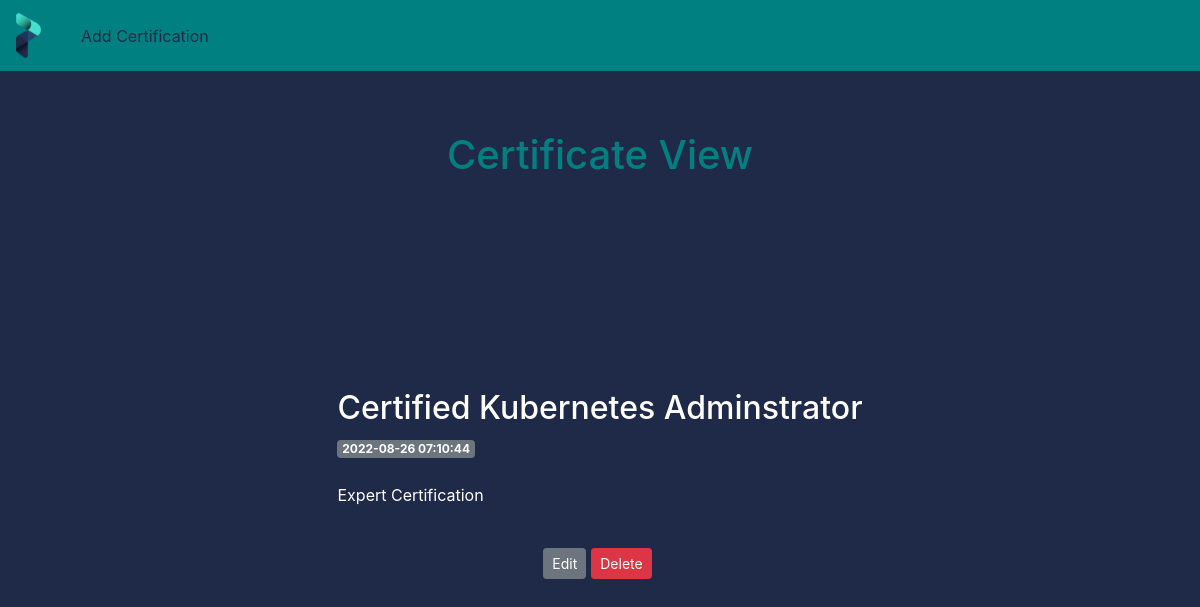
Page /8 on the committed database.
### tables this page shows
CREATE TABLE posts (
    id INTEGER PRIMARY KEY AUTOINCREMENT,
    created TIMESTAMP NOT NULL DEFAULT CURRENT_TIMESTAMP,
    title TEXT NOT NULL,
    content TEXT NOT NULL
);

### app.py (the view)
@app.route('/<int:post_id>')
def post(post_id):
    post = get_post(post_id)
    return render_template('post.html', post=post)

### app.py (called while the page is built)
def get_db_connection():
    conn = sqlite3.connect('database.db')
    conn.row_factory = sqlite3.Row
    return conn

def get_post(post_id):
    conn = get_db_connection()
    post = conn.execute('SELECT * FROM posts WHERE id = ?',
                        (post_id,)).fetchone()
    conn.close()
    if post is None:
        abort(404)
    return post

### templates/post.html
{% extends 'base.html' %} {% block content %}
<h1>Certificate View</h1>
<div class="post-div">
    <h2>{% block title %} {{ post['title'] }} {% endblock %}</h2>
    <span class="badge badge-secondary created">{{ post['created'] }}</span>
    <p>{{ post['content'] }}</p>
</div>
<div class="btn-box">
    <a href="{{ url_for('edit', id=post['id']) }}">
        <span class="btn btn-secondary btn-sm edit-btn">Edit</span>
    </a>
    <form action="{{ url_for('delete', id=post['id']) }}" method="POST">
        <input type="submit" value="Delete" class="btn btn-danger btn-sm" onclick="return confirm('Are you sure you want to delete this post?')">
    </form>
</div>
{% endblock %}

### static/css/style.css (style rules this page uses)
body { margin: 0; background-color: rgb(31, 42, 72) !important; }
h1 { color: teal; text-align: center; padding: 10px; margin: 50px 0; }
h2 { color: white !important; }
span { color: white !important; }
p { color: white !important; }
.created { margin-bottom: 25px; }
.btn { margin: 25px 5px 25px 0; }
.btn-box { display: flex; }
.post-div { margin-top: 150px; }

### rows in the picture
posts: title "Certified Kubernetes Adminstrator", created "2022-08-26 07:10:44", content "Expert Certification"
